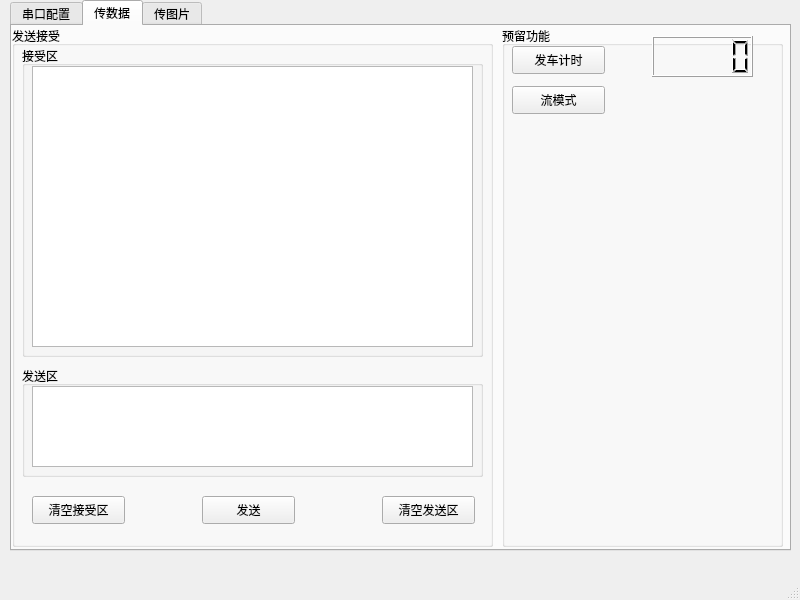
<?xml version="1.0" encoding="UTF-8"?>
<ui version="4.0">
 <class>MainWindow</class>
 <widget class="QMainWindow" name="MainWindow">
  <property name="geometry">
   <rect>
    <x>0</x>
    <y>0</y>
    <width>800</width>
    <height>600</height>
   </rect>
  </property>
  <property name="windowTitle">
   <string>上位机-V0.1.1</string>
  </property>
  <widget class="QWidget" name="centralwidget">
   <widget class="QTabWidget" name="tabWidget">
    <property name="geometry">
     <rect>
      <x>10</x>
      <y>0</y>
      <width>781</width>
      <height>551</height>
     </rect>
    </property>
    <property name="currentIndex">
     <number>1</number>
    </property>
    <widget class="QWidget" name="tabSerial">
     <attribute name="title">
      <string>串口配置</string>
     </attribute>
     <widget class="QGroupBox" name="groupBoxNow">
      <property name="geometry">
       <rect>
        <x>10</x>
        <y>0</y>
        <width>331</width>
        <height>511</height>
       </rect>
      </property>
      <property name="title">
       <string>当前配置</string>
      </property>
      <widget class="QLabel" name="labelSerialName">
       <property name="geometry">
        <rect>
         <x>10</x>
         <y>30</y>
         <width>72</width>
         <height>15</height>
        </rect>
       </property>
       <property name="text">
        <string>串口号</string>
       </property>
      </widget>
      <widget class="QComboBox" name="comboBoxSerialName">
       <property name="geometry">
        <rect>
         <x>80</x>
         <y>30</y>
         <width>131</width>
         <height>22</height>
        </rect>
       </property>
      </widget>
      <widget class="QLabel" name="labelBaudRate">
       <property name="geometry">
        <rect>
         <x>10</x>
         <y>70</y>
         <width>72</width>
         <height>15</height>
        </rect>
       </property>
       <property name="text">
        <string>波特率</string>
       </property>
      </widget>
      <widget class="QComboBox" name="comboBoxBaudRate">
       <property name="geometry">
        <rect>
         <x>80</x>
         <y>70</y>
         <width>131</width>
         <height>22</height>
        </rect>
       </property>
      </widget>
      <widget class="QLabel" name="labelDataBits">
       <property name="geometry">
        <rect>
         <x>10</x>
         <y>110</y>
         <width>72</width>
         <height>15</height>
        </rect>
       </property>
       <property name="text">
        <string>数据位数</string>
       </property>
      </widget>
      <widget class="QComboBox" name="comboBoxDataBits">
       <property name="geometry">
        <rect>
         <x>80</x>
         <y>110</y>
         <width>131</width>
         <height>22</height>
        </rect>
       </property>
      </widget>
      <widget class="QLabel" name="labelParity">
       <property name="geometry">
        <rect>
         <x>10</x>
         <y>150</y>
         <width>72</width>
         <height>15</height>
        </rect>
       </property>
       <property name="text">
        <string>奇偶校验</string>
       </property>
      </widget>
      <widget class="QComboBox" name="comboBoxParity">
       <property name="geometry">
        <rect>
         <x>80</x>
         <y>150</y>
         <width>131</width>
         <height>22</height>
        </rect>
       </property>
      </widget>
      <widget class="QLabel" name="labelStopBits">
       <property name="geometry">
        <rect>
         <x>10</x>
         <y>190</y>
         <width>72</width>
         <height>15</height>
        </rect>
       </property>
       <property name="text">
        <string>停止位</string>
       </property>
      </widget>
      <widget class="QComboBox" name="comboBoxStopBits">
       <property name="geometry">
        <rect>
         <x>80</x>
         <y>190</y>
         <width>131</width>
         <height>22</height>
        </rect>
       </property>
      </widget>
      <widget class="QLabel" name="labelStreamCtrl">
       <property name="geometry">
        <rect>
         <x>10</x>
         <y>230</y>
         <width>72</width>
         <height>15</height>
        </rect>
       </property>
       <property name="text">
        <string>流控</string>
       </property>
      </widget>
      <widget class="QComboBox" name="comboBoxStreamCtrl">
       <property name="geometry">
        <rect>
         <x>80</x>
         <y>230</y>
         <width>131</width>
         <height>22</height>
        </rect>
       </property>
      </widget>
      <widget class="QProgressBar" name="progressBar">
       <property name="geometry">
        <rect>
         <x>10</x>
         <y>480</y>
         <width>311</width>
         <height>23</height>
        </rect>
       </property>
       <property name="value">
        <number>0</number>
       </property>
      </widget>
      <widget class="QPushButton" name="pushButtonReadDefault">
       <property name="geometry">
        <rect>
         <x>10</x>
         <y>270</y>
         <width>101</width>
         <height>28</height>
        </rect>
       </property>
       <property name="text">
        <string>导入默认配置</string>
       </property>
      </widget>
      <widget class="QPushButton" name="pushButtonWriteDefault">
       <property name="geometry">
        <rect>
         <x>160</x>
         <y>270</y>
         <width>101</width>
         <height>28</height>
        </rect>
       </property>
       <property name="text">
        <string>导出默认配置</string>
       </property>
      </widget>
      <widget class="QPushButton" name="pushButtonRefresh">
       <property name="geometry">
        <rect>
         <x>10</x>
         <y>320</y>
         <width>101</width>
         <height>28</height>
        </rect>
       </property>
       <property name="text">
        <string>刷新</string>
       </property>
      </widget>
      <widget class="QPushButton" name="pushButton_4">
       <property name="geometry">
        <rect>
         <x>160</x>
         <y>320</y>
         <width>101</width>
         <height>28</height>
        </rect>
       </property>
       <property name="text">
        <string>打开串口</string>
       </property>
      </widget>
     </widget>
     <widget class="QGroupBox" name="groupBoxDefault">
      <property name="geometry">
       <rect>
        <x>360</x>
        <y>0</y>
        <width>401</width>
        <height>511</height>
       </rect>
      </property>
      <property name="title">
       <string>默认配置</string>
      </property>
     </widget>
    </widget>
    <widget class="QWidget" name="tabData">
     <attribute name="title">
      <string>传数据</string>
     </attribute>
     <widget class="QGroupBox" name="groupBox">
      <property name="geometry">
       <rect>
        <x>0</x>
        <y>0</y>
        <width>481</width>
        <height>521</height>
       </rect>
      </property>
      <property name="title">
       <string>发送接受</string>
      </property>
      <widget class="QGroupBox" name="groupBox_2">
       <property name="geometry">
        <rect>
         <x>10</x>
         <y>20</y>
         <width>461</width>
         <height>311</height>
        </rect>
       </property>
       <property name="title">
        <string>接受区</string>
       </property>
       <widget class="QTextEdit" name="textEdit">
        <property name="geometry">
         <rect>
          <x>10</x>
          <y>20</y>
          <width>441</width>
          <height>281</height>
         </rect>
        </property>
       </widget>
      </widget>
      <widget class="QGroupBox" name="groupBox_3">
       <property name="geometry">
        <rect>
         <x>10</x>
         <y>340</y>
         <width>461</width>
         <height>111</height>
        </rect>
       </property>
       <property name="title">
        <string>发送区</string>
       </property>
       <widget class="QTextEdit" name="textEditLaunch">
        <property name="geometry">
         <rect>
          <x>10</x>
          <y>20</y>
          <width>441</width>
          <height>81</height>
         </rect>
        </property>
       </widget>
      </widget>
      <widget class="QPushButton" name="pushButtonClrReceive">
       <property name="geometry">
        <rect>
         <x>20</x>
         <y>470</y>
         <width>93</width>
         <height>28</height>
        </rect>
       </property>
       <property name="text">
        <string>清空接受区</string>
       </property>
      </widget>
      <widget class="QPushButton" name="pushButton_3">
       <property name="geometry">
        <rect>
         <x>370</x>
         <y>470</y>
         <width>93</width>
         <height>28</height>
        </rect>
       </property>
       <property name="text">
        <string>清空发送区</string>
       </property>
      </widget>
      <widget class="QPushButton" name="pushButtonLaunch">
       <property name="geometry">
        <rect>
         <x>190</x>
         <y>470</y>
         <width>93</width>
         <height>28</height>
        </rect>
       </property>
       <property name="text">
        <string>发送</string>
       </property>
      </widget>
     </widget>
     <widget class="QGroupBox" name="groupBox_4">
      <property name="geometry">
       <rect>
        <x>490</x>
        <y>0</y>
        <width>281</width>
        <height>521</height>
       </rect>
      </property>
      <property name="title">
       <string>预留功能</string>
      </property>
      <widget class="QPushButton" name="pushButtonTimer">
       <property name="geometry">
        <rect>
         <x>10</x>
         <y>20</y>
         <width>93</width>
         <height>28</height>
        </rect>
       </property>
       <property name="text">
        <string>发车计时</string>
       </property>
      </widget>
      <widget class="QLCDNumber" name="lcdNumberTimer">
       <property name="geometry">
        <rect>
         <x>150</x>
         <y>10</y>
         <width>101</width>
         <height>41</height>
        </rect>
       </property>
       <property name="smallDecimalPoint">
        <bool>false</bool>
       </property>
       <property name="digitCount">
        <number>5</number>
       </property>
      </widget>
      <widget class="QPushButton" name="pushButtonStream">
       <property name="geometry">
        <rect>
         <x>10</x>
         <y>60</y>
         <width>93</width>
         <height>28</height>
        </rect>
       </property>
       <property name="text">
        <string>流模式</string>
       </property>
      </widget>
     </widget>
    </widget>
    <widget class="QWidget" name="tabImage">
     <attribute name="title">
      <string>传图片</string>
     </attribute>
     <widget class="QGroupBox" name="groupBox_5">
      <property name="geometry">
       <rect>
        <x>10</x>
        <y>0</y>
        <width>771</width>
        <height>471</height>
       </rect>
      </property>
      <property name="title">
       <string>图片</string>
      </property>
      <widget class="QLabel" name="label">
       <property name="geometry">
        <rect>
         <x>10</x>
         <y>20</y>
         <width>751</width>
         <height>441</height>
        </rect>
       </property>
       <property name="autoFillBackground">
        <bool>false</bool>
       </property>
       <property name="text">
        <string/>
       </property>
      </widget>
     </widget>
     <widget class="QRadioButton" name="radioButtonIsFlep">
      <property name="geometry">
       <rect>
        <x>10</x>
        <y>490</y>
        <width>115</width>
        <height>19</height>
       </rect>
      </property>
      <property name="text">
       <string>翻转图像</string>
      </property>
     </widget>
     <widget class="QRadioButton" name="radioButtonIsImageMain">
      <property name="geometry">
       <rect>
        <x>150</x>
        <y>490</y>
        <width>115</width>
        <height>19</height>
       </rect>
      </property>
      <property name="text">
       <string>图像处理</string>
      </property>
     </widget>
     <widget class="QPushButton" name="pushButtonStop">
      <property name="geometry">
       <rect>
        <x>670</x>
        <y>480</y>
        <width>93</width>
        <height>28</height>
       </rect>
      </property>
      <property name="text">
       <string>暂停</string>
      </property>
     </widget>
     <widget class="QPushButton" name="pushButtonSaveImage">
      <property name="geometry">
       <rect>
        <x>280</x>
        <y>480</y>
        <width>93</width>
        <height>28</height>
       </rect>
      </property>
      <property name="text">
       <string>采图</string>
      </property>
     </widget>
     <widget class="QPushButton" name="pushButtonFix">
      <property name="geometry">
       <rect>
        <x>390</x>
        <y>480</y>
        <width>93</width>
        <height>28</height>
       </rect>
      </property>
      <property name="text">
       <string>参数显示</string>
      </property>
     </widget>
    </widget>
   </widget>
  </widget>
  <widget class="QMenuBar" name="menubar">
   <property name="geometry">
    <rect>
     <x>0</x>
     <y>0</y>
     <width>800</width>
     <height>26</height>
    </rect>
   </property>
  </widget>
  <widget class="QStatusBar" name="statusbar"/>
 </widget>
 <resources/>
 <connections/>
</ui>
